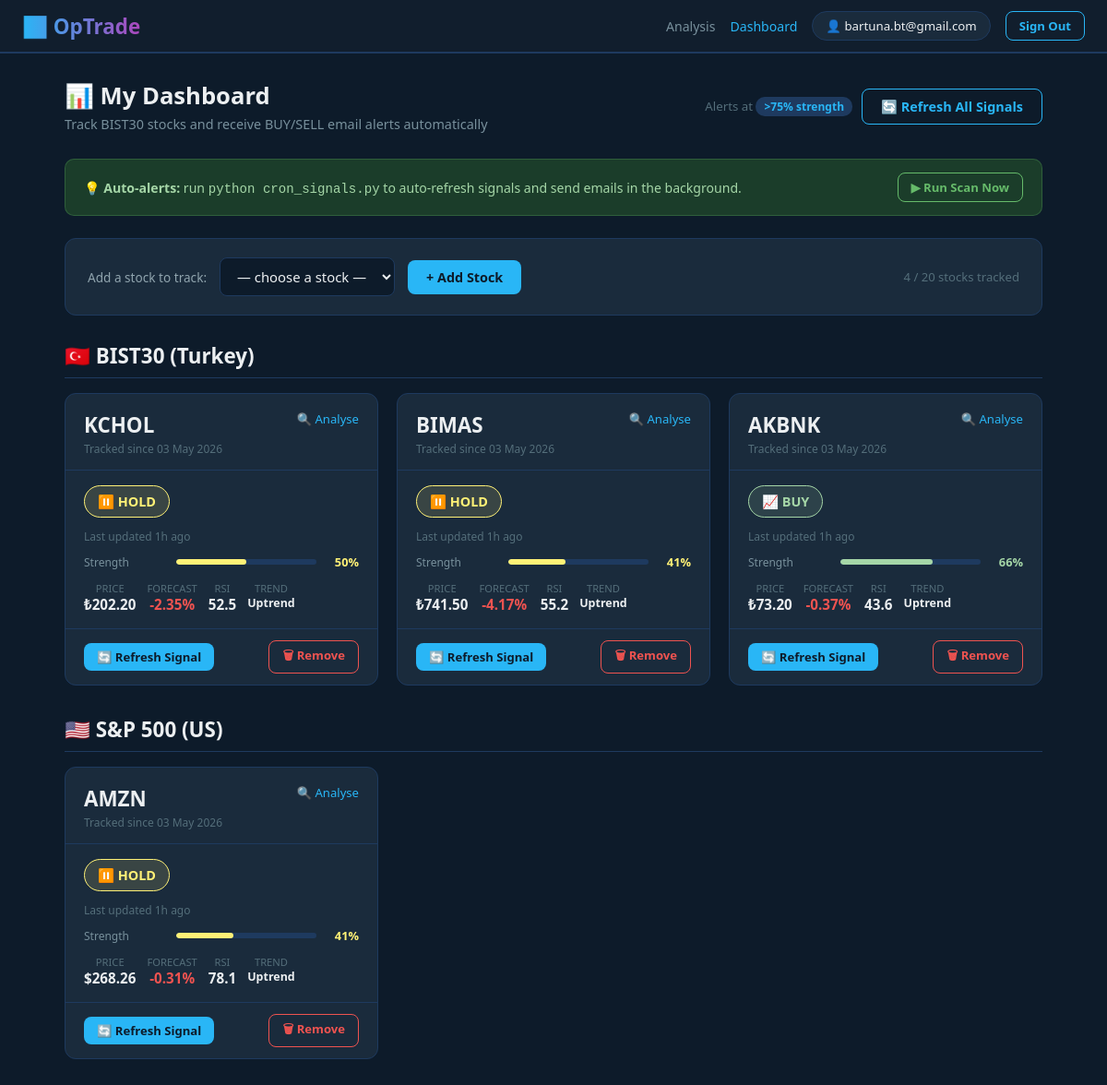
The page /dashboard (signed in) on the database as committed earlier.
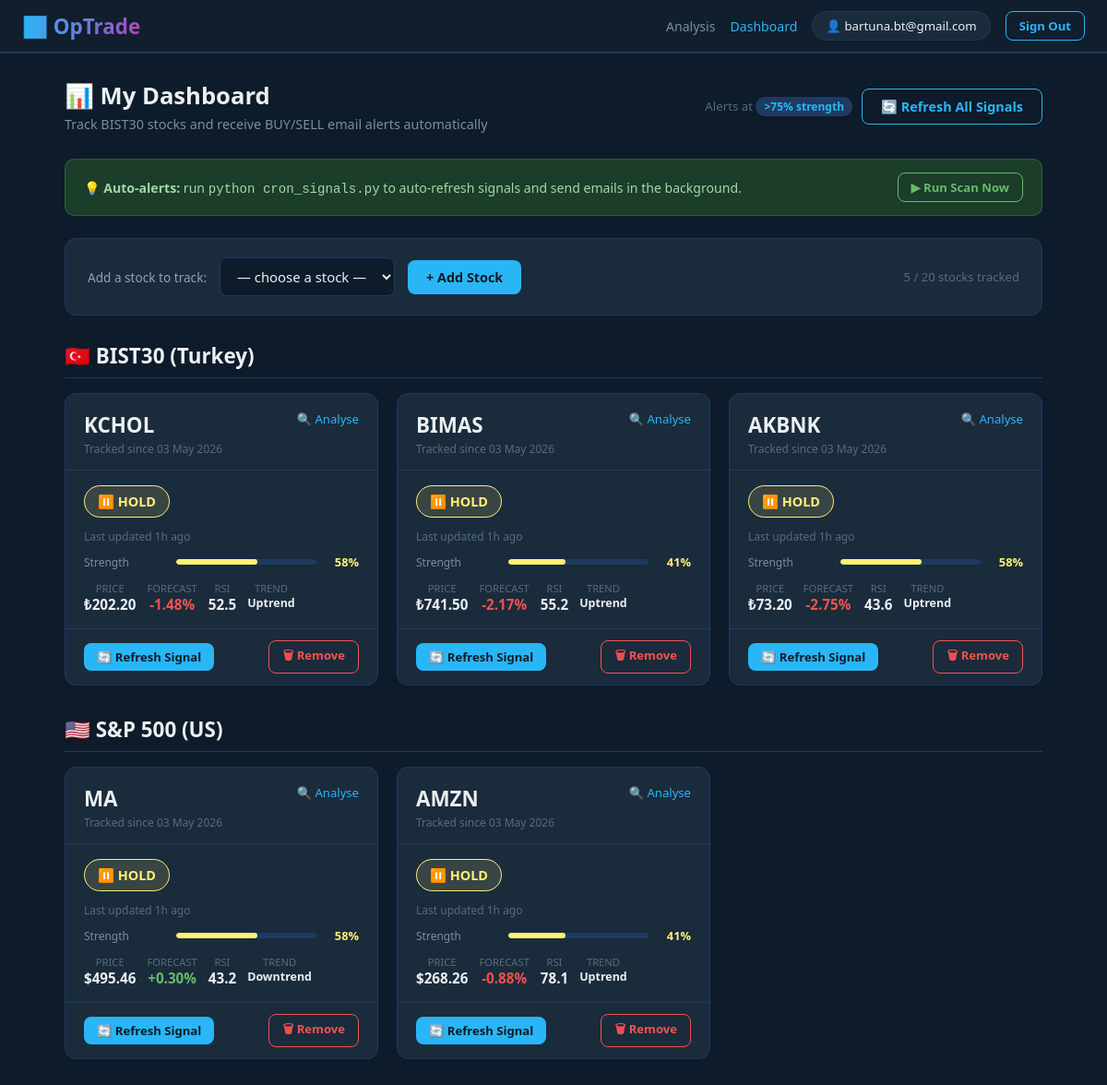
The same page on the database as committed later.
### tables this page shows
CREATE TABLE users (
            id            INTEGER  PRIMARY KEY AUTOINCREMENT,
            email         TEXT     UNIQUE NOT NULL,
            password_hash TEXT     NOT NULL,
            created_at    DATETIME DEFAULT CURRENT_TIMESTAMP
        );

CREATE TABLE tracked_stocks (
            id         INTEGER  PRIMARY KEY AUTOINCREMENT,
            user_id    INTEGER  NOT NULL,
            ticker     TEXT     NOT NULL,
            created_at DATETIME DEFAULT CURRENT_TIMESTAMP,
            FOREIGN KEY (user_id) REFERENCES users(id) ON DELETE CASCADE,
            UNIQUE(user_id, ticker)
        );

CREATE TABLE signals (
            id              INTEGER  PRIMARY KEY AUTOINCREMENT,
            ticker          TEXT     NOT NULL,
            signal_type     TEXT     NOT NULL,
            signal_strength INTEGER  NOT NULL,
            score           INTEGER,
            last_price      REAL,
            next_day_price  REAL,
            price_change    REAL,
            rsi             REAL,
            trend           TEXT,
            hmm_label       TEXT,
            summary         TEXT,
            checked_at      DATETIME DEFAULT CURRENT_TIMESTAMP
        );

### app.py (the view)
@app.route('/dashboard')
@login_required
def dashboard():
    uid     = session['user_id']
    tracked = db_get_tracked(uid)
    tracked_bist30 = []
    tracked_sp500 = []
    signals_data = {}
    for t in tracked:
        sig = db_get_signal(t['ticker'])
        if t['ticker'] in BIST30_STOCKS:
            tracked_bist30.append(t)
            if sig:
                sig['currency'] = 'TRY'
                sig['currency_symbol'] = '₺'
        else:
            tracked_sp500.append(t)
            if sig:
                sig['currency'] = 'USD'
                sig['currency_symbol'] = '$'
        signals_data[t['ticker']] = sig
    return render_template('dashboard.html',
        user=db_find_user_by_id(uid),
        tracked=tracked,
        tracked_bist30=tracked_bist30,
        tracked_sp500=tracked_sp500,
        tracked_tickers={t['ticker'] for t in tracked},
        signals=signals_data,
        bist30_stocks=BIST30_STOCKS,
        sp500_stocks=SP500_STOCKS,
        csrf=get_csrf(),
        alert_threshold=ALERT_THRESHOLD,
        max_tracked=MAX_TRACKED,
    )

### app.py (called while the page is built)
@contextlib.contextmanager
def get_db():
    conn = sqlite3.connect(DB_PATH)
    conn.row_factory = sqlite3.Row
    conn.execute("PRAGMA foreign_keys = ON")
    try:
        yield conn
        conn.commit()
    except Exception:
        conn.rollback()
        raise
    finally:
        conn.close()

def db_find_user_by_id(user_id):
    with get_db() as conn:
        row = conn.execute(
            "SELECT id, email, created_at FROM users WHERE id = ?", (user_id,)
        ).fetchone()
        return dict(row) if row else None

def db_get_tracked(user_id):
    with get_db() as conn:
        rows = conn.execute(
            "SELECT ticker, created_at FROM tracked_stocks WHERE user_id = ? ORDER BY created_at DESC",
            (user_id,)
        ).fetchall()
        return [dict(r) for r in rows]

def db_get_signal(ticker):
    with get_db() as conn:
        row = conn.execute(
            "SELECT * FROM signals WHERE ticker = ? LIMIT 1", (ticker.upper(),)
        ).fetchone()
        return dict(row) if row else None

@app.template_filter('time_ago')
def time_ago(dt_str):
    try:
        diff = (datetime.utcnow() - datetime.fromisoformat(str(dt_str))).total_seconds()
        if diff < 60:    return 'Just now'
        if diff < 3600:  return f'{int(diff / 60)}m ago'
        if diff < 86400: return f'{int(diff / 3600)}h ago'
        return f'{int(diff / 86400)}d ago'
    except Exception:
        return str(dt_str)

@app.template_filter('format_date')
def format_date(dt_str):
    try:
        return datetime.fromisoformat(str(dt_str)).strftime('%d %b %Y')
    except Exception:
        return str(dt_str)

@app.template_filter('numfmt')
def numfmt(value, decimals=2):
    try:
        return f'{float(value):,.{decimals}f}'
    except (TypeError, ValueError):
        return '--'

@app.template_filter('signal_color')
def signal_color(signal_type):
    for k, v in SIGNAL_COLORS.items():
        if k in (signal_type or ''):
            return v
    return '#78909C'

@app.template_filter('signal_emoji')
def signal_emoji(signal_type):
    for k, v in SIGNAL_EMOJIS.items():
        if k in (signal_type or ''):
            return v
    return '❓'

def login_required(f):
    @wraps(f)
    def decorated(*args, **kwargs):
        if 'user_id' not in session:
            return redirect(url_for('auth'))
        return f(*args, **kwargs)
    return decorated

def get_csrf():
    if 'csrf' not in session:
        session['csrf'] = secrets.token_hex(16)
    return session['csrf']

### templates/dashboard.html (shortened to what this page needs)
<!DOCTYPE html>
<html lang="en">
<head>
</head>
<body>
<nav>
  <a class="nav-brand" href="/">📈 OpTrade</a>
  <a class="nav-link"  href="/">Analysis</a>
  <a class="nav-link"  href="/dashboard" style="color:#29B6F6;">Dashboard</a>
  <span class="nav-pill">👤 {{ user.email }}</span>
  <form method="post" action="/logout" style="margin:0">
    <button type="submit" class="btn btn-sm btn-outline">Sign Out</button>
  </form>
</nav>
<div class="container">
  <div class="page-hdr">
    <div>
      <h1>📊 My Dashboard</h1>
      <p>Track BIST30 stocks and receive BUY/SELL email alerts automatically</p>
    </div>
    <div style="display:flex;gap:10px;align-items:center">
      <span style="color:#546E7A;font-size:.83rem">
        Alerts at <span class="threshold-badge">&gt;{{ alert_threshold }}% strength</span>
      </span>
      <button class="btn btn-outline" onclick="runAllSignals()" id="btn-refresh-all">
        🔄 Refresh All Signals
      </button>
    </div>
  </div>
  <div class="cron-bar">
    <p>💡 <strong>Auto-alerts:</strong> run <code>python cron_signals.py</code> to auto-refresh signals and send emails in the background.</p>
    <button class="btn btn-sm btn-outline" style="border-color:#66BB6A;color:#66BB6A"
            onclick="triggerCron()">▶ Run Scan Now</button>
  </div>
  <div class="add-bar">
    <label>Add a stock to track:</label>
    <select id="add-select">
      <option value="">— choose a stock —</option>
    </select>
    <button class="btn btn-primary" onclick="addStock()">+ Add Stock</button>
    <span style="color:#546E7A;font-size:.82rem;margin-left:auto">
      {{ tracked | length }} / {{ max_tracked }} stocks tracked
    </span>
  </div>
  {% macro render_card(t, sig) %}
    {% set ticker = t.ticker %}
    <div class="stock-card" id="card-{{ ticker }}">
      <div class="card-top">
        <div style="display:flex;justify-content:space-between;align-items:flex-start">
          <div>
            <div class="card-ticker">{{ ticker }}</div>
            <div class="card-added">Tracked since {{ t.created_at | format_date }}</div>
          </div>
          <a href="/?stock={{ ticker }}" target="_blank"
             style="color:#29B6F6;font-size:.82rem;text-decoration:none" title="Open analysis">
            🔍 Analyse
          </a>
        </div>
      </div>
      <div class="sig-section" id="sig-{{ ticker }}">
        {% if sig %}
          {% set sc = sig.signal_type | signal_color %}
          {% set se = sig.signal_type | signal_emoji %}
          <div class="sig-badge" style="background:{{ sc }}22;border:1.5px solid {{ sc }};color:{{ sc }}">
            {{ se }} {{ sig.signal_type }}
          </div>
          <div class="sig-time">Last updated {{ sig.checked_at | time_ago }}</div>
          <div class="str-row">
            <span class="str-label">Strength</span>
            <div class="str-bar">
              <div class="str-fill" style="width:{{ sig.signal_strength }}%;background:{{ sc }}"></div>
            </div>
            <span class="str-pct" style="color:{{ sc }}">{{ sig.signal_strength }}%</span>
          </div>
          <div class="mini-metrics">
            {% if sig.last_price %}
            <div class="mini-m">
              <div class="mm-l">Price</div>
              <div class="mm-v">{{ sig.currency_symbol }}{{ sig.last_price | numfmt(2) }}</div>
            </div>
            {% endif %}
            {% if sig.price_change is not none %}
            <div class="mini-m">
              <div class="mm-l">Forecast</div>
              <div class="mm-v" style="color:{% if sig.price_change >= 0 %}#66BB6A{% else %}#EF5350{% endif %}">
                {% if sig.price_change >= 0 %}+{% endif %}{{ sig.price_change | numfmt(2) }}%
              </div>
            </div>
            {% endif %}
            {% if sig.rsi %}
            <div class="mini-m">
              <div class="mm-l">RSI</div>
              <div class="mm-v">{{ sig.rsi | numfmt(1) }}</div>
            </div>
            {% endif %}
            {% if sig.trend %}
            <div class="mini-m">
              <div class="mm-l">Trend</div>
              <div class="mm-v" style="font-size:.78rem">{{ sig.trend }}</div>
            </div>
            {% endif %}
          </div>
        {% else %}
          <div class="no-signal">
            No signal yet — click <strong>Refresh</strong> to run the AI analysis
          </div>
        {% endif %}
      </div>
      <div class="card-actions">
        <button class="btn btn-sm btn-primary" onclick="refreshSignal('{{ ticker }}')"
                id="refresh-{{ ticker }}">
          🔄 Refresh Signal
        </button>
        <button class="btn btn-sm btn-danger" onclick="removeStock('{{ ticker }}')">
          🗑 Remove
        </button>
      </div>
    </div>
  {% endmacro %}
  {% if not tracked %}
  <div class="empty-state">
    <div class="big">📭</div>
    <h3>No stocks tracked yet</h3>
    <p>Add a BIST30 or S&P 500 stock above to start receiving AI signal alerts.</p>
  </div>
  {% else %}
    {% if tracked_bist30 %}
    <h2 style="margin:20px 0 16px;font-size:1.4rem;color:#ECEFF1;border-bottom:1px solid #1E3A5F;padding-bottom:8px">🇹🇷 BIST30 (Turkey)</h2>
    <div class="grid" id="stock-grid-bist30" style="margin-bottom:32px">
      {% for t in tracked_bist30 %}
        {{ render_card(t, signals.get(t.ticker)) }}
      {% endfor %}
    </div>
    {% endif %}
    {% if tracked_sp500 %}
    <h2 style="margin:20px 0 16px;font-size:1.4rem;color:#ECEFF1;border-bottom:1px solid #1E3A5F;padding-bottom:8px">🇺🇸 S&P 500 (US)</h2>
    <div class="grid" id="stock-grid-sp500" style="margin-bottom:32px">
      {% for t in tracked_sp500 %}
        {{ render_card(t, signals.get(t.ticker)) }}
      {% endfor %}
    </div>
    {% endif %}
  {% endif %}
</div>
</body>
</html>

### templates/dashboard.html (style rules this page uses)
* { box-sizing:border-box;margin:0;padding:0 }
body { background:#0D1B2A;color:#ECEFF1;font-family:'Segoe UI',system-ui,sans-serif;min-height:100vh }
nav { background:#111E2D;border-bottom:2px solid #1E3A5F;padding:0 24px;display:flex; align-items:center;height:58px;gap:16px }
.nav-brand { font-size:1.4rem;font-weight:800; background:linear-gradient(90deg,#29B6F6,#AB47BC); -webkit-background-clip:text;-webkit-text-fill-color:transparent; text-decoration:none;margin-right:auto }
.nav-link { color:#78909C;text-decoration:none;font-size:.88rem;transition:color .2s }
.nav-pill { background:#1A2B3C;border:1px solid #1E3A5F;color:#ECEFF1; padding:6px 14px;border-radius:20px;font-size:.83rem }
.container { max-width:1100px;margin:0 auto;padding:28px 20px }
.page-hdr { display:flex;align-items:center;justify-content:space-between; margin-bottom:28px;flex-wrap:wrap;gap:12px }
.page-hdr h1 { font-size:1.6rem;font-weight:700 }
.page-hdr p { color:#78909C;font-size:.9rem;margin-top:4px }
.add-bar { background:#1A2B3C;border:1px solid #1E3A5F;border-radius:12px; padding:20px 24px;margin-bottom:28px;display:flex;align-items:center;gap:14px;flex-wrap:wrap }
.add-bar label { color:#90A4AE;font-size:.85rem;white-space:nowrap }
.add-bar select { background:#0D1B2A;border:1.5px solid #1E3A5F;color:#ECEFF1; padding:9px 14px;border-radius:8px;font-size:.93rem;font-family:inherit;min-width:160px }
.btn { padding:9px 20px;border-radius:8px;border:none;cursor:pointer; font-family:inherit;font-size:.9rem;font-weight:600;transition:all .2s }
.btn-primary { background:#29B6F6;color:#0D1B2A }
.btn-outline { background:transparent;border:1.5px solid #29B6F6;color:#29B6F6 }
.btn-danger { background:transparent;border:1.5px solid #EF5350;color:#EF5350 }
.btn-sm { padding:6px 14px;font-size:.82rem }
.grid { display:grid;grid-template-columns:repeat(auto-fill,minmax(320px,1fr));gap:20px }
.stock-card { background:#1A2B3C;border:1px solid #1E3A5F;border-radius:12px; overflow:hidden;transition:border-color .2s }
.card-top { padding:18px 20px 14px;border-bottom:1px solid #1E3A5F }
.card-ticker { font-size:1.4rem;font-weight:800;color:#ECEFF1 }
.card-added { font-size:.75rem;color:#546E7A;margin-top:2px }
.sig-section { padding:16px 20px }
.sig-badge { display:inline-flex;align-items:center;gap:7px;padding:7px 14px; border-radius:20px;font-size:.9rem;font-weight:700;margin-bottom:12px }
.sig-time { font-size:.75rem;color:#546E7A;margin-bottom:10px }
.str-row { display:flex;align-items:center;gap:10px;margin-bottom:12px }
.str-label { font-size:.75rem;color:#78909C;width:90px;flex-shrink:0 }
.str-bar { flex:1;height:6px;background:#1E3A5F;border-radius:3px;overflow:hidden }
.str-fill { height:100%;border-radius:3px;transition:width .6s }
.str-pct { font-size:.8rem;font-weight:700;width:36px;text-align:right }
.mini-metrics { display:flex;gap:12px;flex-wrap:wrap }
.mini-m { text-align:center }
.mini-m .mm-l { color:#546E7A;font-size:.7rem;text-transform:uppercase }
.mini-m .mm-v { font-size:.95rem;font-weight:700;color:#ECEFF1 }
.card-actions { padding:12px 20px;border-top:1px solid #1E3A5F; display:flex;gap:10px;justify-content:space-between;align-items:center }
.cron-bar { background:#1B3D2A;border:1px solid #66BB6A44;border-radius:10px; padding:14px 20px;margin-bottom:24px;display:flex;align-items:center; justify-content:space-between;gap:12px;flex-wrap:wrap }
.cron-bar p { font-size:.88rem;color:#A5D6A7 }
.threshold-badge { background:#1E3A5F;color:#29B6F6;padding:2px 9px; border-radius:10px;font-size:.75rem;font-weight:700 }

Rows that differ between the two databases and show on the page:
removed signals: signal_type "HOLD", checked_at "1h ago", signal_strength "50", last_price|numfmt "202.20", price_change|numfmt "-2.35", rsi|numfmt "52.5", trend "Uptrend"
removed signals: signal_type "HOLD", checked_at "1h ago", signal_strength "41", last_price|numfmt "741.50", price_change|numfmt "-4.17", rsi|numfmt "55.2", trend "Uptrend"
removed signals: signal_type "BUY", checked_at "1h ago", signal_strength "66", last_price|numfmt "73.20", price_change|numfmt "-0.37", rsi|numfmt "43.6", trend "Uptrend"
removed signals: signal_type "HOLD", checked_at "1h ago", signal_strength "41", last_price|numfmt "268.26", price_change|numfmt "-0.31", rsi|numfmt "78.1", trend "Uptrend"
computed for tracked_stocks "KCHOL": {{ sig.signal_strength }} 50 → 58 (drawn)
added signals: signal_type "HOLD", checked_at "1h ago", signal_strength "58", last_price|numfmt "202.20", price_change|numfmt "-1.48", rsi|numfmt "52.5", trend "Uptrend"
added signals: signal_type "HOLD", checked_at "1h ago", signal_strength "41", last_price|numfmt "741.50", price_change|numfmt "-2.17", rsi|numfmt "55.2", trend "Uptrend"
computed for tracked_stocks "AKBNK": se "📈" → "⏸️"; {{ sig.signal_strength }} 66 → 58 (drawn)
added signals: signal_type "HOLD", checked_at "1h ago", signal_strength "58", last_price|numfmt "73.20", price_change|numfmt "-2.75", rsi|numfmt "43.6", trend "Uptrend"
added tracked_stocks: ticker "MA", created_at "03 May 2026", se "⏸️", currency_symbol "$", shown under "🇺🇸 S&P 500 (US)"
added signals: signal_type "HOLD", checked_at "1h ago", signal_strength "58", last_price|numfmt "495.46", price_change|numfmt "0.30", rsi|numfmt "43.2", trend "Downtrend"
added signals: signal_type "HOLD", checked_at "1h ago", signal_strength "41", last_price|numfmt "268.26", price_change|numfmt "-0.88", rsi|numfmt "78.1", trend "Uptrend"
Other text that changed with them:
{{ tracked | length }}: "4" → "5"
